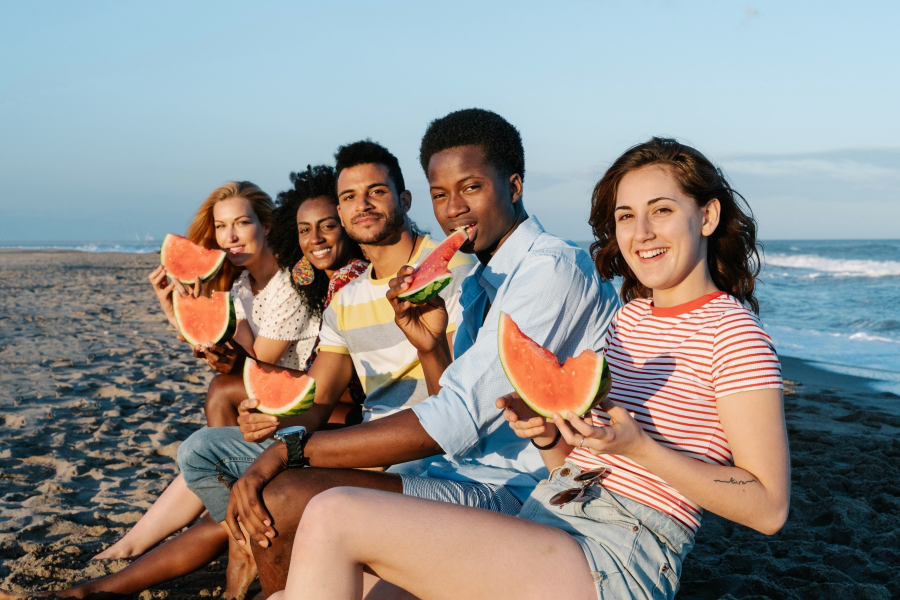
#> input picture img/example2.jpg, 2699 x 1800 px (shown at 1/3 size)
$ python image_processor.py
#> lines starting #> are read from the running program, lines starting #| are printed output that depends on the picture
import numpy as np
import cv2
import os
from google.colab.patches import cv2_imshow

class ImageProcessor:

    def __init__(self, filename):
        self.filename = filename
        self.load_image()

    def load_image(self):
        # Load the image and resize it
        self.img = cv2.imread(self.filename)
#> self.img is the input picture: shape (1800, 2699, 3); mean B, G, R 139.5, 142.2, 144.7
        self.img = cv2.resize(self.img, (640, 480))
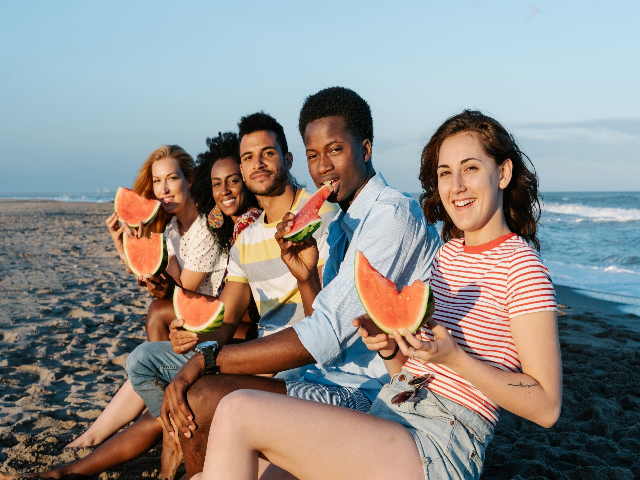
#> self.img: shape (480, 640, 3); mean B, G, R 139.5, 142.1, 144.6

    def save_numpy_array(self, filepath):
        # Convert the image to a numpy array and save it
#> called with filepath = './img/example.npy'
        img_array = cv2.resize(self.img, (128, 96))
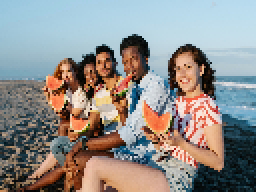
#> img_array: shape (96, 128, 3) (shown 2 times larger); mean B, G, R 139.5, 142.2, 144.7
        np.save(filepath, img_array)

    def delete_image(self):
        # Delete the original image
        os.remove(self.filename)

    def load_numpy_array(self, filepath):
        # Load the numpy array from disk and resize it
        img_array = np.load(filepath)
        self.img = cv2.resize(img_array, (640, 480))

    def convert_to_image(self):
        # Convert the numpy array back to an image
        self.img = cv2.cvtColor(self.img, cv2.COLOR_RGB2BGR)
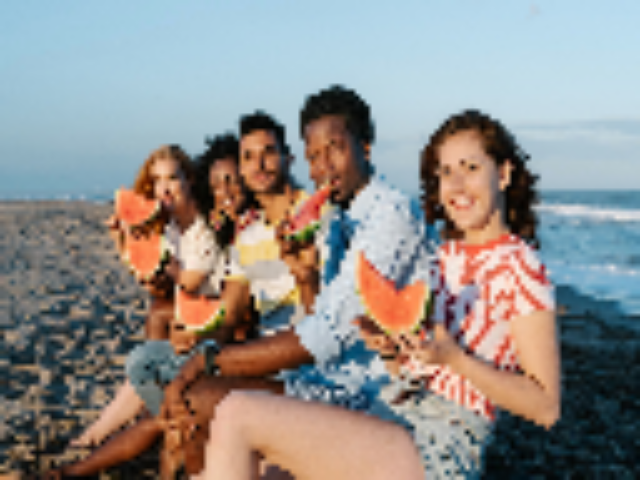
#> self.img: shape (480, 640, 3); mean R, G, B 144.6, 142.1, 139.4

    def save_image(self, filename):
        # Save the image to disk and resize it
        img_resized = cv2.resize(self.img, (1280, 960))
        cv2.imwrite(filename, img_resized)

    def rotate(self, angle):
        # Rotate the image by the specified angle
        self.img = self._rotate_image(self.img, angle)

    def _rotate_image(self, image, angle):
#> called with angle = 90
        rows, cols = image.shape[:2]
#> rows = 480; cols = 640
        M = cv2.getRotationMatrix2D((cols/2,rows/2),angle,1)
#> M = [[6.12e-17, 1, 80], [-1, 6.12e-17, 560]]
        return cv2.warpAffine(image, M, (cols,rows))
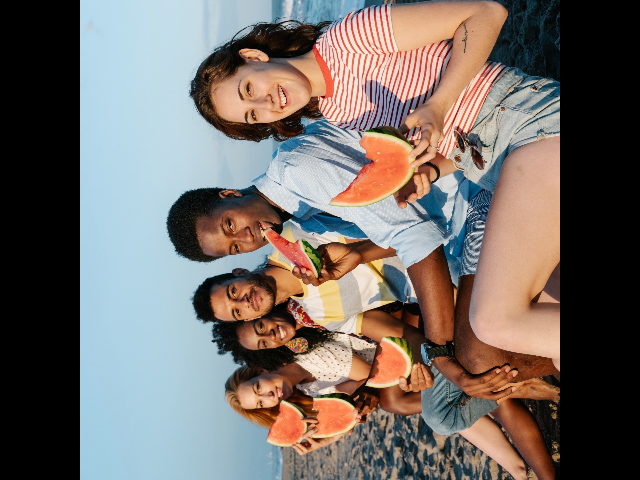
#> returned value: shape (480, 640, 3); mean of channels 0, 1, 2 103.6, 108.5, 116.4; drawn as B, G, R

    def flip_horizontal(self):
        # Flip the image horizontally
        self.img = np.flip(self.img, axis=1)
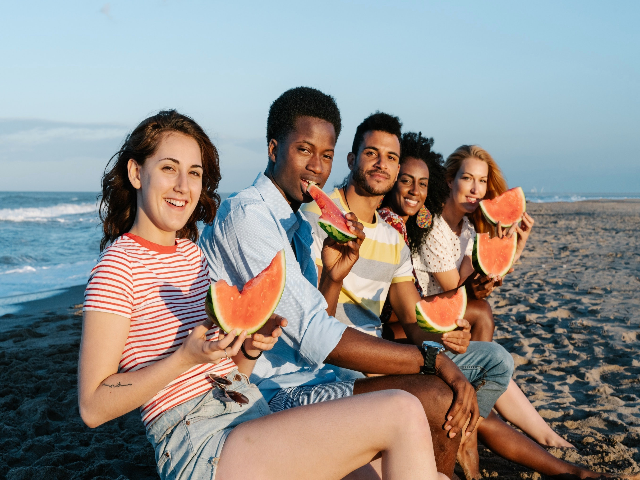
#> self.img: shape (480, 640, 3); mean B, G, R 139.5, 142.1, 144.6

    def flip_vertical(self):
        # Flip the image vertically
        self.img = np.flip(self.img, axis=0)

    def resize(self, width, height):
        # Resize the image to a new width and height
#> called with width = 800, height = 600
        self.img = cv2.resize(self.img, (width, height))
#> self.img: shape (600, 800, 3)

    def blur(self, kernel_size):
        # Blur the image
#> called with kernel_size = 7
        self.img = cv2.GaussianBlur(self.img, (kernel_size, kernel_size), 0)
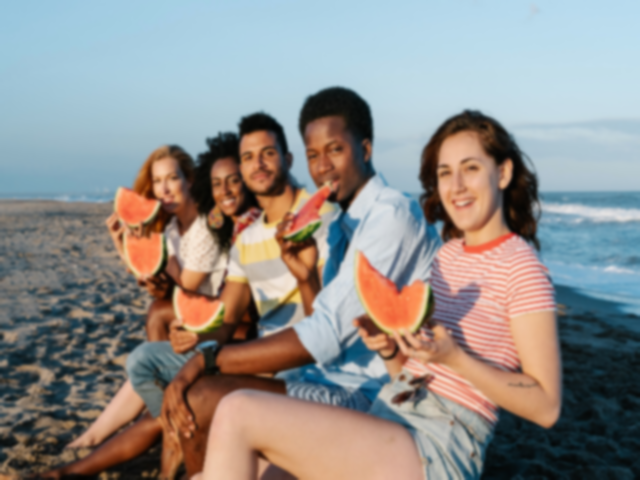
#> self.img: shape (480, 640, 3); mean B, G, R 139.5, 142.1, 144.6

    def show_image(self):
        # Display the image
        cv2_imshow(self.img)

IMG_DIR="./img/"
IMG_SOURCE=IMG_DIR + 'example2.jpg'
IMG_OUTPUT_NPY=IMG_DIR + 'example.npy'

IMG_OUTPUT_PROCESSED=IMG_DIR + 'example_processed.jpg'

# Create an instance of the ImageProcessor class
img_processor = ImageProcessor(IMG_SOURCE)

# Save the image as a numpy array and delete the original image
img_processor.save_numpy_array(IMG_OUTPUT_NPY)
# img_processor.delete_image()

# Load the numpy array and convert it back to an image
img_processor.load_numpy_array(IMG_OUTPUT_NPY)
img_processor.convert_to_image()

# Create a new instance of the ImageProcessor class and rotate the image
img_processor_rotate = ImageProcessor(IMG_SOURCE)
img_processor_rotate.rotate(90)
img_processor_rotate.show_image()

# Create another new instance of the ImageProcessor class and flip the image horizontally
img_processor_flip = ImageProcessor(IMG_SOURCE)
img_processor_flip.flip_horizontal()
img_processor_flip.show_image()

# Create yet another new instance of the Image class and resize the image
img_processor_resize = ImageProcessor(IMG_SOURCE)
img_processor_resize.resize(800, 600)
img_processor_resize.show_image()

# Create yet another new instance of the Image class and blur the image
img_processor_blur = ImageProcessor(IMG_SOURCE)
img_processor_blur.blur(7)
img_processor_blur.show_image()

img_processor_resize.save_image(IMG_OUTPUT_PROCESSED)
img_processor_resize.show_image()

$ run again, with img/person1.png saved as img/example2.jpg
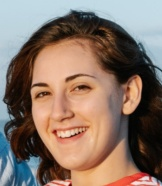
#> input picture img/person1.png, 162 x 186 px
#> in load_image, self.img is the input picture: shape (186, 162, 3); mean B, G, R 102.7, 114.9, 135.2
#> in _rotate_image, `return cv2.warpAffine(image, M, (cols,rows))`:
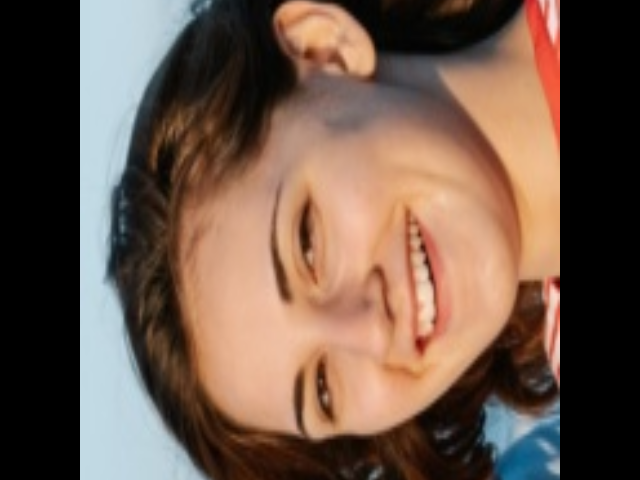
#> returned value: shape (480, 640, 3); mean of channels 0, 1, 2 74.7, 87.9, 110.1; drawn as B, G, R
#> in flip_horizontal, `self.img = np.flip(self.img, axis=1)`:
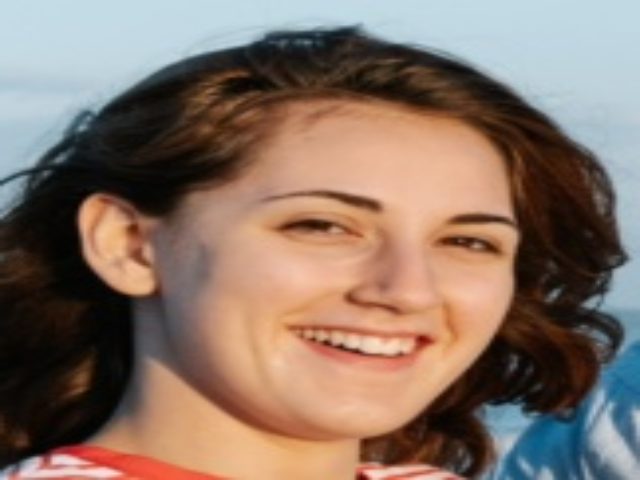
#> self.img: shape (480, 640, 3); mean B, G, R 102.6, 114.7, 135

$ run again, with img/person2.png saved as img/example2.jpg
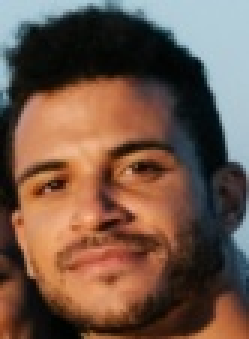
#> input picture img/person2.png, 83 x 113 px (shown 3 times larger)
#> in load_image, self.img is the input picture: shape (113, 83, 3); mean B, G, R 71.9, 86.3, 112.2
#> in _rotate_image, `return cv2.warpAffine(image, M, (cols,rows))`:
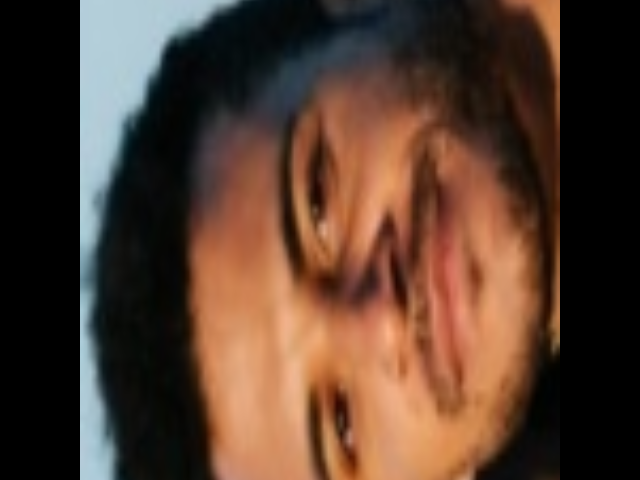
#> returned value: shape (480, 640, 3); mean of channels 0, 1, 2 47, 60.6, 84.8; drawn as B, G, R
#> in flip_horizontal, `self.img = np.flip(self.img, axis=1)`:
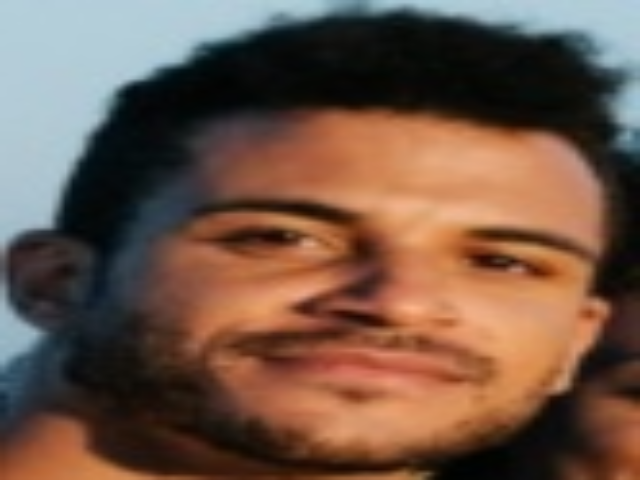
#> self.img: shape (480, 640, 3); mean B, G, R 71.8, 86.2, 112.1
